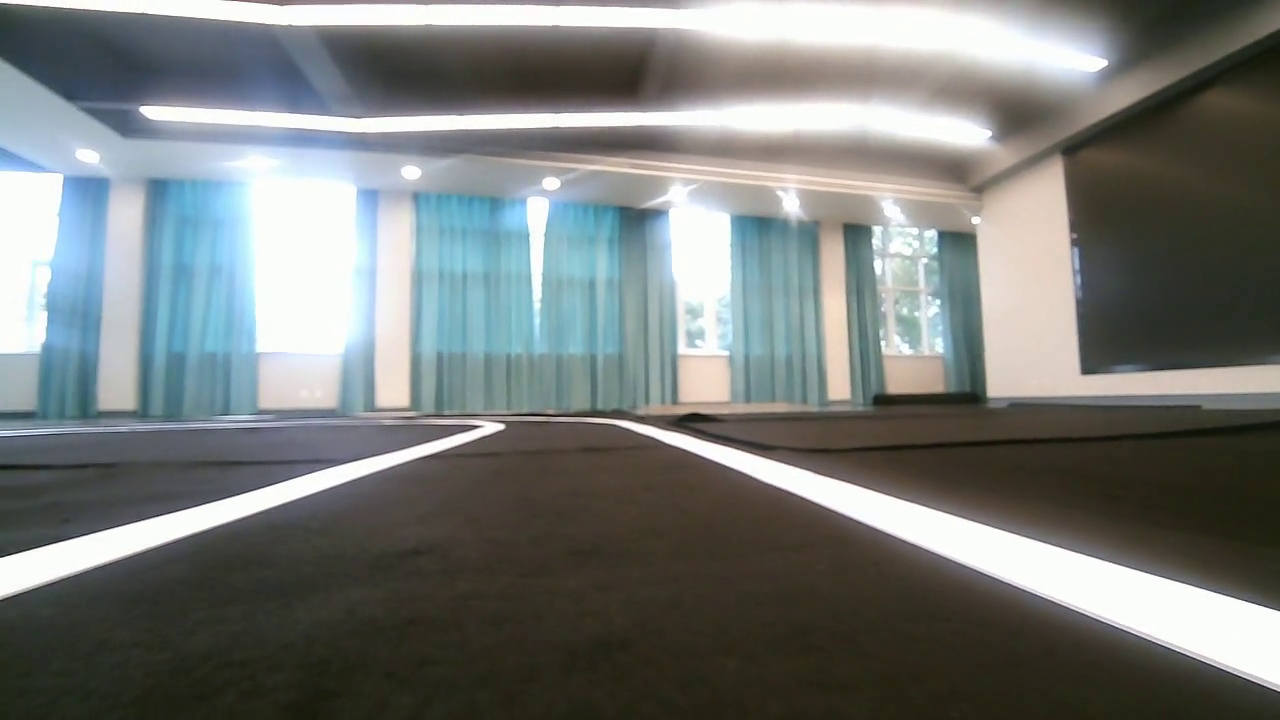
#> input picture frame 51 of test.mp4, 1280 x 720 px
$ python laneDetector.py
#> lines starting #> are read from the running program, lines starting #| are printed output that depends on the picture; after the words box and inside, x2 and y2 are one past the last pixel; in counts of white or black regions, pixels touching at a corner belong together
#> further down, bgr_img is the input picture: shape (720, 1280, 3); mean B, G, R 121, 123.2, 119
#!/usr/bin/env python
# -*- coding: UTF-8 -*-

import cv2
import numpy as np


class VehicleDetector:
    def __init__(self):
        self.bgr_seg = 0.65  # 画面截取比例
        self.binary_lane_seg = 0.4  # 车道线检测线比例
        self.single_lane_threshold = 0.5  # 偏移量过大阈值
        self.theta = 0.1  # 车道线检测线宽度

    def feedCap(self, bgr_img):
        lower_yellow = np.array([0, 0, 221])
        higher_yellow = np.array([180, 30, 255])
        kernel = cv2.getStructuringElement(cv2.MORPH_RECT, (5, 5))
        offset = 0

        H, W = bgr_img.shape[:2]
#> H = 360; W = 640
        height = int(H * self.bgr_seg)
#> height = 234
        img_hsv = cv2.cvtColor(bgr_img[height:], cv2.COLOR_BGR2HSV)
#> img_hsv: shape (126, 640, 3); mean H, S, V 35.6, 64.9, 77.4
        mask_yellow = cv2.inRange(img_hsv, lower_yellow, higher_yellow)
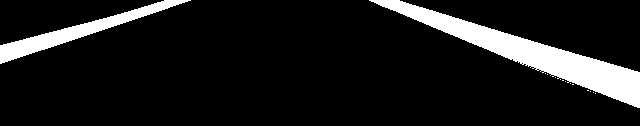
#> mask_yellow: shape (126, 640); 10.7% white; 14 white regions (12 under 20 px), largest, box (x1, y1, x2, y2) and area: (369, 0, 640, 108) 6284, (0, 0, 191, 64) 2341
        gray = cv2.cvtColor(bgr_img[height:], cv2.COLOR_RGB2GRAY)
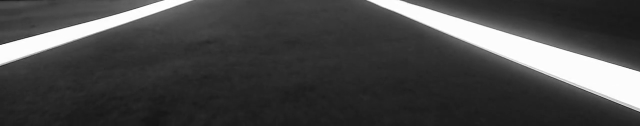
#> gray: shape (126, 640); min 19, max 255, mean 71.4
        _, binary_img_gray = cv2.threshold(gray, 230, 255, cv2.THRESH_BINARY)
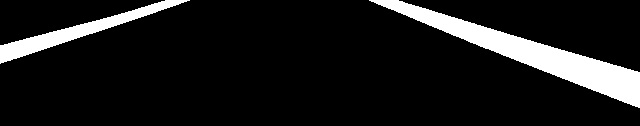
#> binary_img_gray: shape (126, 640); 10.4% white; 2 white regions, box (x1, y1, x2, y2) and area: (369, 0, 640, 108) 6125, (0, 0, 190, 64) 2296
        mask_yellow = cv2.morphologyEx(mask_yellow, cv2.MORPH_CLOSE, kernel, iterations=1)
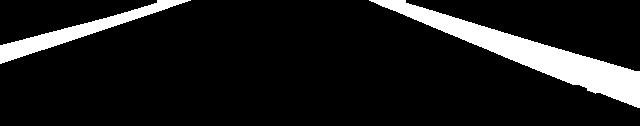
#> mask_yellow: shape (126, 640); 10.8% white; 2 white regions, box (x1, y1, x2, y2) and area: (369, 0, 640, 108) 6388, (0, 0, 191, 64) 2352
        mask_yellow = cv2.medianBlur(mask_yellow, ksize=5)
#> mask_yellow: shape (126, 640); 10.8% white; 2 white regions, box (x1, y1, x2, y2) and area: (370, 0, 640, 108) 6388, (0, 0, 190, 64) 2353
        mask_yellow = cv2.morphologyEx(mask_yellow, cv2.MORPH_OPEN, kernel, iterations=1)
#> mask_yellow: shape (126, 640); 10.8% white; 2 white regions, box (x1, y1, x2, y2) and area: (374, 0, 640, 108) 6381, (0, 0, 185, 63) 2343
        binary_img_gray = cv2.medianBlur(binary_img_gray, ksize=5)
#> binary_img_gray: shape (126, 640); 10.4% white; 2 white regions, box (x1, y1, x2, y2) and area: (370, 0, 640, 108) 6126, (0, 0, 189, 64) 2297
        # cv2.line(bgr_img, (0, height), (W, height), (0, 0, 255), 2)

        # 车道线检测
        binary_lane_seg_H = int(mask_yellow.shape[0] * self.binary_lane_seg)
#> binary_lane_seg_H = 50
        bgr_lane_seg_H = height + binary_lane_seg_H
#> bgr_lane_seg_H = 284
        start = -int(mask_yellow.shape[0] * self.theta) + binary_lane_seg_H
#> start = 38
        end = int(mask_yellow.shape[0] * self.theta) + binary_lane_seg_H
#> end = 62

        if np.sum(mask_yellow[start:end] == 255) == 0:
            cv2.putText(bgr_img, 'No Lane Detected!', (10, 40), cv2.FONT_HERSHEY_COMPLEX, 0.7, (255, 0, 0), 2)
            # cv2.rectangle(bgr_img, (0, start + height), (W, end + height), (0, 0, 200), -1)
            return binary_img_gray, bgr_img, offset

        lane_seg_mask = np.where(mask_yellow[start:end] == 255)
#> lane_seg_mask = 2753 positions, rows 0 to 23, columns 0 to 603
        lane_left = np.min(lane_seg_mask)
#> lane_left = 0
        lane_right = np.max(lane_seg_mask)
#> lane_right = 603
        lane_center = (lane_left + lane_right) / 2
#> lane_center = 301.5
        # cv2.rectangle(bgr_img, (0, start + height), (W, end + height), (0, 255, 0), -1)

        cv2.circle(bgr_img, (lane_left, bgr_lane_seg_H), 3, (0, 0, 255), 2)
#> bgr_img: shape (360, 640, 3); mean B, G, R 121.1, 123.3, 119.1
        cv2.circle(bgr_img, (lane_right, bgr_lane_seg_H), 3, (0, 0, 255), 2)
#> bgr_img: shape (360, 640, 3); mean B, G, R 121.1, 123.2, 119.2
        cv2.circle(bgr_img, (int(lane_center), bgr_lane_seg_H), 5, (0, 0, 255), -1)

        if lane_right - lane_left < W * self.single_lane_threshold:
            offset = float(lane_center - W / 2) / float(W)
            if offset > 0:
                offset = 0.5 - offset
            else:
                offset = -(0.5 - abs(offset))
            if lane_center > W / 2:
                text = 'Too lane_right:{:.4f}'.format(offset)
            else:
                text = 'Too lane_left:{:.4f}'.format(offset)
            cv2.putText(bgr_img, text, (10, 50), cv2.FONT_HERSHEY_COMPLEX, 0.7, (255, 0, 0), 2)
        else:
            offset = float(lane_center - W / 2) / float(W)
#> offset = -0.0289
            cv2.putText(bgr_img, 'lane_center Offset:{:.4f}'.format(offset), (10, 50), cv2.FONT_HERSHEY_COMPLEX, 0.7, (255, 0, 0), 2)
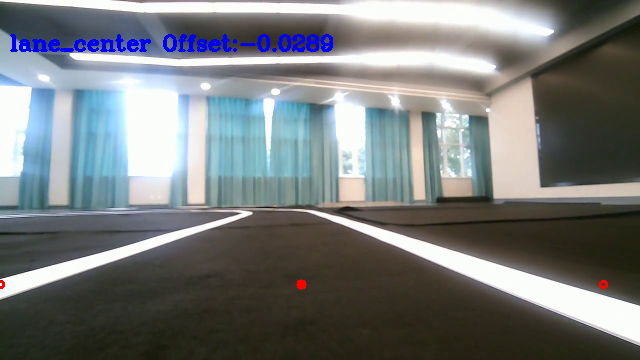
#> bgr_img: shape (360, 640, 3); mean B, G, R 122.9, 122.3, 118.3

        return binary_img_gray, bgr_img, offset


if __name__ == '__main__':
    fps = 60
    path = "test.mp4"
    detector = VehicleDetector()
    capture = cv2.VideoCapture(path)
    t = int(1000 / fps)

    while True:
        _, bgr_img = capture.read()
        if bgr_img is None:
            break
        bgr_img = cv2.resize(bgr_img, None, fx=0.5, fy=0.5)
        result, bgr_img, offset = detector.feedCap(bgr_img)
#> offset = -0.0289
        result = cv2.merge([result, result, result])
        result = np.vstack([bgr_img, result])
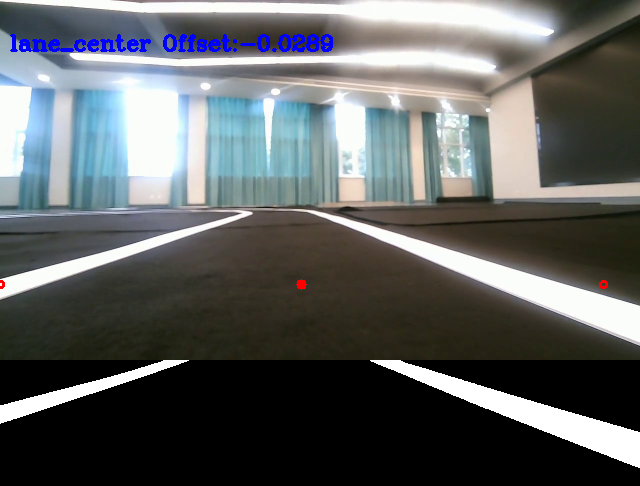
#> result: shape (486, 640, 3); mean B, G, R 97.9, 97.5, 94.5
        cv2.imshow('demo', result)
        cv2.waitKey(t)
    capture.release()

$ run again, starting later in the video
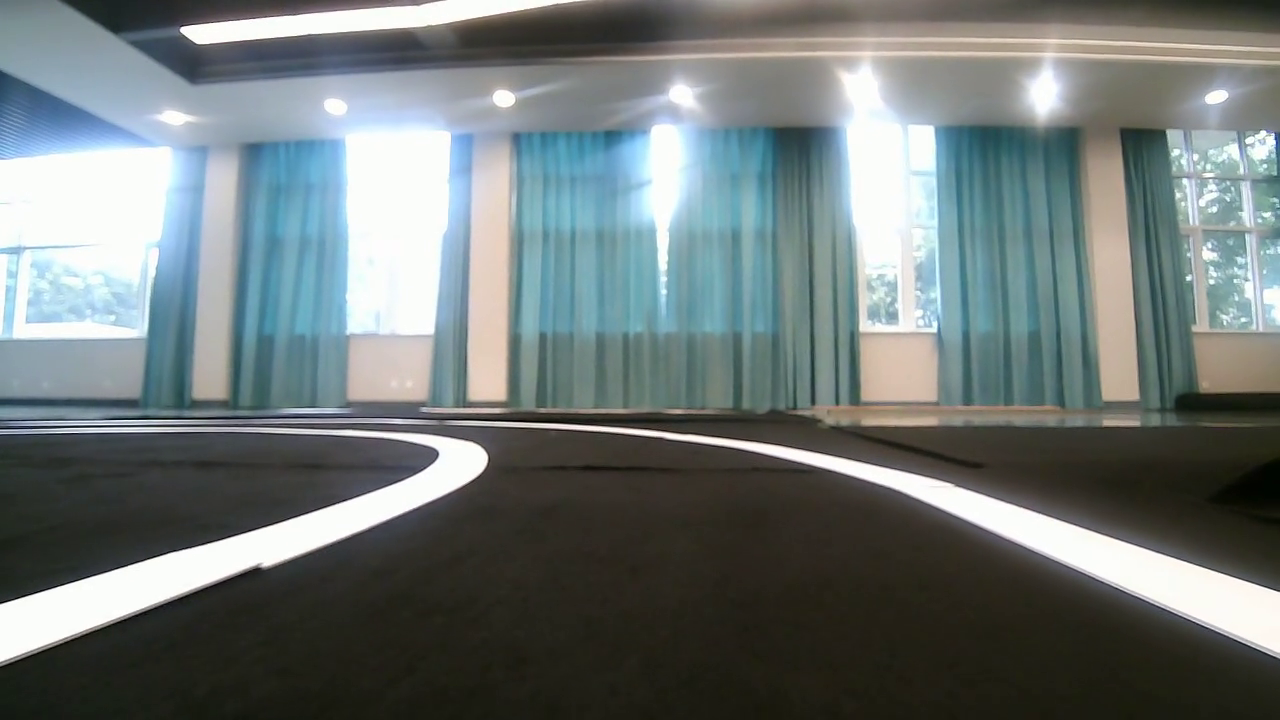
#> input picture frame 232 of test.mp4, 1280 x 720 px
#> bgr_img is the input picture: shape (720, 1280, 3); mean B, G, R 119.4, 119.9, 110.9
#> img_hsv: shape (126, 640, 3); mean H, S, V 35.9, 60.9, 65.5
#> in feedCap, `mask_yellow = cv2.inRange(img_hsv, lower_yellow, higher_yellow)`:
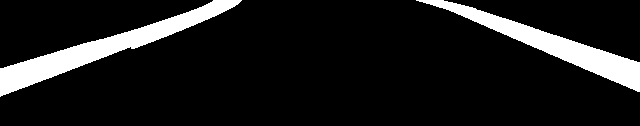
#> mask_yellow: shape (126, 640); 10.8% white; 2 white regions, box (x1, y1, x2, y2) and area: (0, 0, 242, 97) 4689, (416, 0, 640, 92) 4051
#> lane_seg_mask = 3017 positions, rows 0 to 23, columns 24 to 636
#> lane_left = 0
#> lane_right = 636
#> lane_center = 318
#> in feedCap, `offset = float(lane_center - W / 2) / float(W)`: offset = -0.00313
#> `result = np.vstack([bgr_img, result])`:
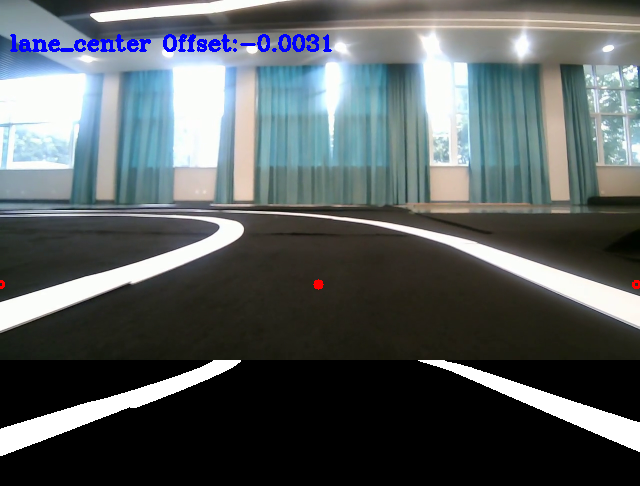
#> result: shape (486, 640, 3); mean B, G, R 96.3, 94.7, 88.3
